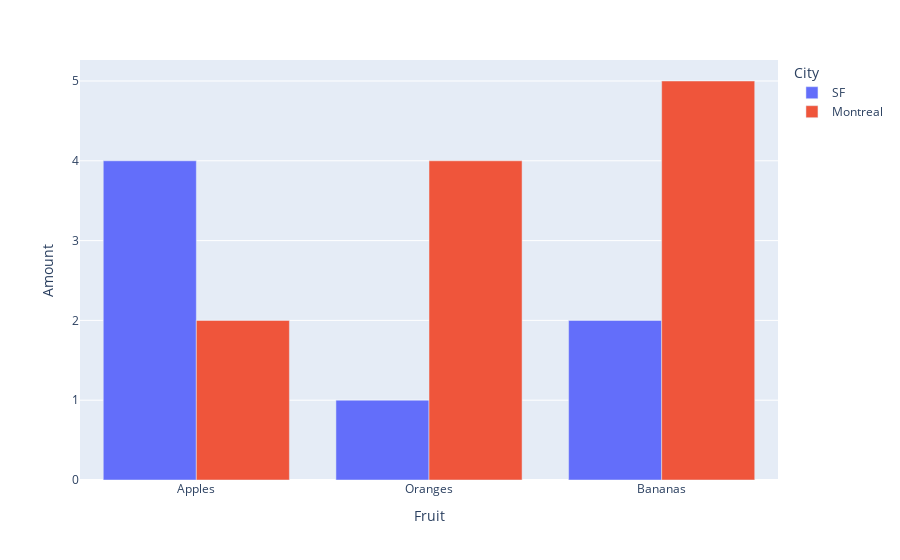

Notebook cell for this chart:
### Code cell
import plotly.express as px

df = pd.DataFrame({
    "Fruit": ["Apples", "Oranges", "Bananas", "Apples", "Oranges", "Bananas"],
    "Amount": [4, 1, 2, 2, 4, 5],
    "City": ["SF", "SF", "SF", "Montreal", "Montreal", "Montreal"]
})



fig = px.bar(df, x="Fruit", y="Amount", color="City", barmode="group")
fig

### Figure 1 — Plotly figure (JSON) as saved in the notebook; plotly's stock layout.template omitted (floating-point values rounded to 4 significant figures)
{"data": [{"alignmentgroup": "True", "hovertemplate": "City=SF<br>Fruit=%{x}<br>Amount=%{y}<extra></extra>", "legendgroup": "SF", "marker": {"color": "#636efa", "pattern": {"shape": ""}}, "name": "SF", "offsetgroup": "SF", "orientation": "v", "showlegend": true, "textposition": "auto", "type": "bar", "x": ["Apples", "Oranges", "Bananas"], "xaxis": "x", "y": [4, 1, 2], "yaxis": "y"}, {"alignmentgroup": "True", "hovertemplate": "City=Montreal<br>Fruit=%{x}<br>Amount=%{y}<extra></extra>", "legendgroup": "Montreal", "marker": {"color": "#EF553B", "pattern": {"shape": ""}}, "name": "Montreal", "offsetgroup": "Montreal", "orientation": "v", "showlegend": true, "textposition": "auto", "type": "bar", "x": ["Apples", "Oranges", "Bananas"], "xaxis": "x", "y": [2, 4, 5], "yaxis": "y"}], "layout": {"barmode": "group", "legend": {"title": {"text": "City"}, "tracegroupgap": 0}, "margin": {"t": 60}, "xaxis": {"anchor": "y", "domain": [0, 1], "title": {"text": "Fruit"}}, "yaxis": {"anchor": "x", "domain": [0, 1], "title": {"text": "Amount"}}}}
